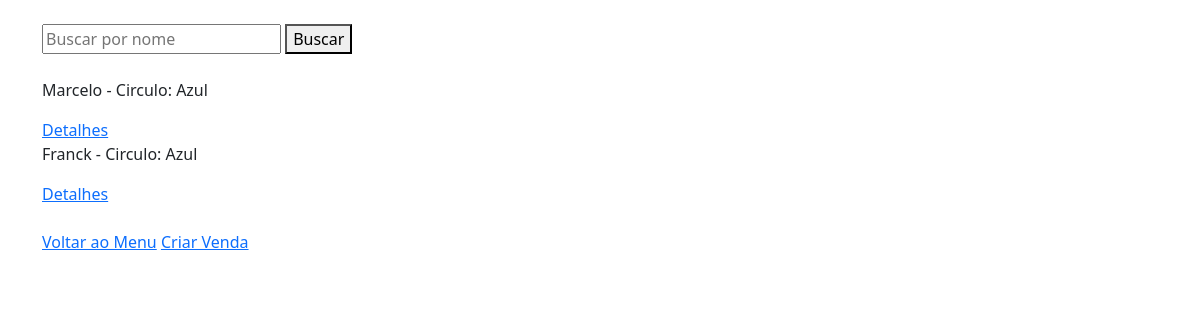
/consultas/, run on the app's committed database.
### pessoas/models.py (models this page shows, shortened)
class Pessoa(models.Model):
    class Circulo(models.TextChoices):
        VERMELHO = 'VM', 'Vermelho'
        AZUL = 'AZ', 'Azul'
        AMARELO = 'AM', 'Amarelo'
        LARANJA = 'LA', 'Laranja'
        VERDE = 'VD', 'Verde'
    nome = models.CharField(max_length=50)
    circulo = models.CharField(max_length=2, choices=Circulo.choices, blank=True, null=True)

### consultas/views.py (the view)
# urls.py: path('', views.buscar_pessoas, name='buscar_pessoas'),
def buscar_pessoas(request):
    nome_pesquisado = request.GET.get('nome')
    if nome_pesquisado:
        pessoa = Pessoa.objects.filter(nome__icontains=nome_pesquisado)
    else:
        pessoa = Pessoa.objects.all()
    return render(request, 'consultas/resultado_busca_pessoa.html', {'pessoa': pessoa})

### consultas/templates/consultas/resultado_busca_pessoa.html
{% extends 'base.html'%}
{% block content %}
    <form method="get">
        <input type="text" name="nome" placeholder="Buscar por nome" value="{{ request.GET.nome }}">
        <button type="submit">Buscar</button>
    </form>
    <br>
    {% for p in pessoa %}
    <p> {{ p.nome }} - Circulo: {{ p.get_circulo_display }}</p> <a href="{% url 'detalhe_pessoa' p.id %}">Detalhes</a>
    {% endfor %}
    <br><br>
    <a href="{% url 'home'%}">Voltar ao Menu</a> <a href="{% url 'criar_venda'%}">Criar Venda</a>
{% endblock %}

### data on the page
Pessoa: nome "Marcelo", circulo "Azul"
Pessoa: nome "Franck", circulo "Azul"
